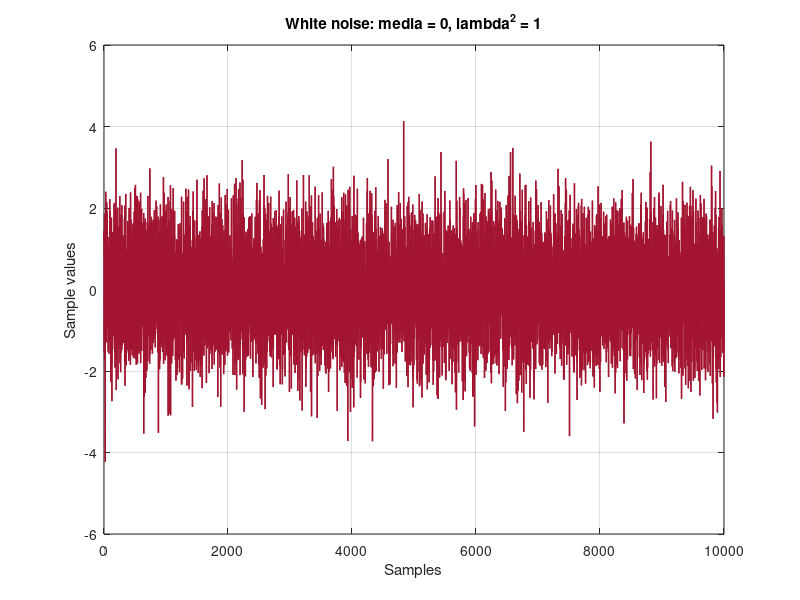

Reproduce this figure in MATLAB. (Note: this script raises an error after producing the figure.)
%{
-----------------------------------------------------------
GENERAZIONE DI UN RUMORE BIANCO GAUSSIANO (~WN[0,lambda^2])
-----------------------------------------------------------
%}

%WGN: media nulla, varianza unitaria con 10000 campioni
media = 0; 
lambda = 1;
varianza = lambda^2;
N = 10000; 
WN = lambda * randn(1,N) + media; 

%verifico le proprietà del WGN
mean(WN) 
std(WN) 
var(WN)  

%plot andamento rumore bianco generato
figure('Name','Gaussian White Noise generation');
plot(WN,'LineWidth',1,'Color',[0.635, 0.078, 0.184]),
     title("White noise: media = 0, \lambda^2 = 1");
xlabel("Samples");
ylabel("Sample values");
grid on;

%plot istogramma e funzione di densità di probabilità (PDF)
n = 100; %numero di bin
f = figure('Name','Probability distribution of the gaussian white noise');
f.Position = [400 418 599 459];
[counts,x] = hist(WN,n); 
bar(x,counts/trapz(x,counts),'EdgeColor','k','LineWidth',1.35,'EdgeAlpha',0.95);      
hold on;
PDF_gauss = (1/(sqrt(2*pi)*lambda)) * exp(-((x-media).^2)/(2*lambda^2)); 
plot(x,PDF_gauss,'LineWidth',2.5,"Color",[0.635, 0.078, 0.184]);
pdf ='$$p_X(x)=\frac{1}{\lambda \sqrt{2\pi}}e^{-\frac{(x-\mu)^2}{2\lambda^2}} \searrow$$';
text(-3.7,0.3,pdf,'Interpreter','latex','FontSize',14); 
hold off;
grid on;
xlabel('Bins');
ylabel('Distribution (PDF) f_x(x)')
title("Probability distribution of the Gaussian White Noise (WN~[0,\lambda^2])");
legend('Histogram','PDF (Gaussian)', 'Location','best');

%funzione di autocorrelazione del rumore bianco
figure('Name','Auto-correlation function of the white noise')
[autocorr,lag] = xcorr(WN,'normalized'); 
p = plot(lag,autocorr);
p.Color = [.33 .49 .11];
title('Auto-correlation of white noise');
xlabel('Lag');
ylim([-0.05 1.05]);
ylabel('Correlation');
grid on;

